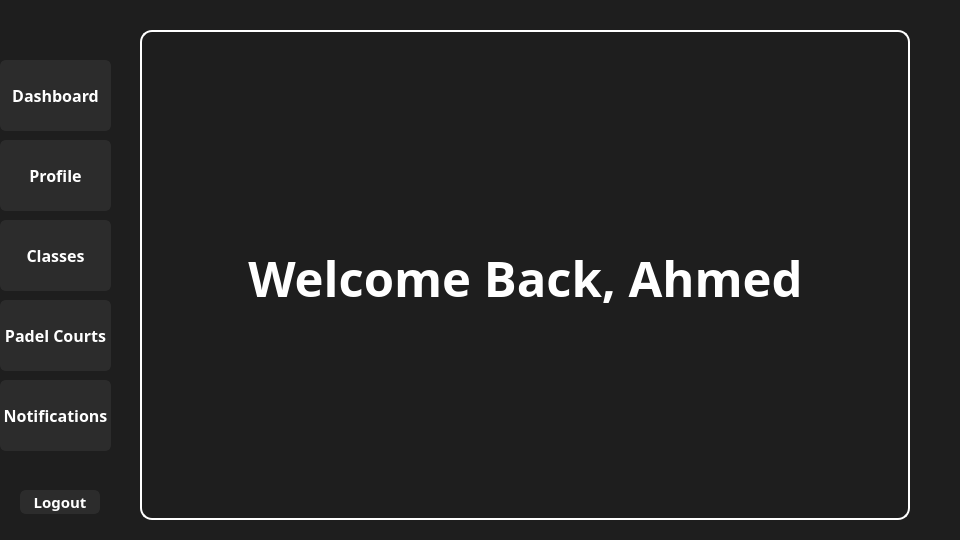
<?xml version="1.0" encoding="UTF-8"?>
<ui version="4.0">
 <class>HomepageClass</class>
 <widget class="QWidget" name="HomepageClass">
  <property name="geometry">
   <rect>
    <x>0</x>
    <y>0</y>
    <width>960</width>
    <height>540</height>
   </rect>
  </property>
  <property name="windowTitle">
   <string>Form</string>
  </property>
  <property name="styleSheet">
   <string notr="true"/>
  </property>
  <widget class="QStackedWidget" name="Pages">
   <property name="geometry">
    <rect>
     <x>140</x>
     <y>30</y>
     <width>770</width>
     <height>490</height>
    </rect>
   </property>
   <property name="styleSheet">
    <string notr="true">QStackedWidget#Pages{
border: 2px solid white;
border-radius: 12px;
}</string>
   </property>
   <widget class="QWidget" name="page">
    <property name="styleSheet">
     <string notr="true">background-color: transparent;</string>
    </property>
    <widget class="QLabel" name="welcome">
     <property name="geometry">
      <rect>
       <x>8</x>
       <y>15</y>
       <width>751</width>
       <height>461</height>
      </rect>
     </property>
     <property name="font">
      <font>
       <family>Futura</family>
       <pointsize>37</pointsize>
       <bold>true</bold>
      </font>
     </property>
     <property name="styleSheet">
      <string notr="true">color: white;
background-color: transparent;
</string>
     </property>
     <property name="text">
      <string>Welcome Back, Ahmed</string>
     </property>
     <property name="alignment">
      <set>Qt::AlignmentFlag::AlignCenter</set>
     </property>
    </widget>
    <widget class="QLabel" name="logo">
     <property name="geometry">
      <rect>
       <x>300</x>
       <y>60</y>
       <width>131</width>
       <height>31</height>
      </rect>
     </property>
     <property name="text">
      <string/>
     </property>
     <property name="pixmap">
      <pixmap>assets/XFitLogo.png</pixmap>
     </property>
     <property name="scaledContents">
      <bool>true</bool>
     </property>
    </widget>
   </widget>
  </widget>
  <widget class="QLabel" name="Background">
   <property name="geometry">
    <rect>
     <x>0</x>
     <y>0</y>
     <width>960</width>
     <height>540</height>
    </rect>
   </property>
   <property name="styleSheet">
    <string notr="true">background-color:#1e1e1e;</string>
   </property>
   <property name="text">
    <string/>
   </property>
  </widget>
  <widget class="QWidget" name="Panel" native="true">
   <property name="geometry">
    <rect>
     <x>-40</x>
     <y>50</y>
     <width>161</width>
     <height>471</height>
    </rect>
   </property>
   <property name="styleSheet">
    <string notr="true">QWidget#widget{
    border-radius: 14px;
    border: 2px solid white ;
}</string>
   </property>
   <widget class="QPushButton" name="Dashboard">
    <property name="geometry">
     <rect>
      <x>40</x>
      <y>10</y>
      <width>111</width>
      <height>71</height>
     </rect>
    </property>
    <property name="font">
     <font>
      <family>Futura</family>
      <pointsize>12</pointsize>
      <bold>true</bold>
     </font>
    </property>
    <property name="styleSheet">
     <string notr="true">QPushButton {
    background-color: #2c2c2c;      /* Dark default */
    color: white;
    border: 2px solid #2c2c2c;
    border-radius: 6px;
}

QPushButton:hover {
    background-color: #8B50FF ;      /* Blue on hover */
    border: 2px solid #8B50FF ;
    color: white;
}

QPushButton:pressed {
    background-color: #6F3FCC; /* Darker shade of #3498db */
}</string>
    </property>
    <property name="text">
     <string>Dashboard</string>
    </property>
   </widget>
   <widget class="QPushButton" name="Profile">
    <property name="geometry">
     <rect>
      <x>40</x>
      <y>90</y>
      <width>111</width>
      <height>71</height>
     </rect>
    </property>
    <property name="font">
     <font>
      <family>Futura</family>
      <pointsize>12</pointsize>
      <bold>true</bold>
     </font>
    </property>
    <property name="styleSheet">
     <string notr="true">QPushButton {
    background-color: #2c2c2c;      /* Dark default */
    color: white;
    border: 2px solid #2c2c2c;
    border-radius: 6px;
}

QPushButton:hover {
    background-color: #8B50FF ;      /* Blue on hover */
    border: 2px solid #8B50FF ;
    color: white;
}

QPushButton:pressed {
    background-color: #6F3FCC; /* Darker shade of #3498db */
}</string>
    </property>
    <property name="text">
     <string>Profile</string>
    </property>
   </widget>
   <widget class="QPushButton" name="Classes">
    <property name="geometry">
     <rect>
      <x>40</x>
      <y>170</y>
      <width>111</width>
      <height>71</height>
     </rect>
    </property>
    <property name="font">
     <font>
      <family>Futura</family>
      <pointsize>12</pointsize>
      <bold>true</bold>
     </font>
    </property>
    <property name="styleSheet">
     <string notr="true">QPushButton {
    background-color: #2c2c2c;      /* Dark default */
    color: white;
    border: 2px solid #2c2c2c;
    border-radius: 6px;
}

QPushButton:hover {
    background-color: #8B50FF ;      /* Blue on hover */
    border: 2px solid #8B50FF ;
    color: white;
}

QPushButton:pressed {
    background-color: #6F3FCC; /* Darker shade of #3498db */
}</string>
    </property>
    <property name="text">
     <string>Classes</string>
    </property>
   </widget>
   <widget class="QPushButton" name="Courts">
    <property name="geometry">
     <rect>
      <x>40</x>
      <y>250</y>
      <width>111</width>
      <height>71</height>
     </rect>
    </property>
    <property name="font">
     <font>
      <family>Futura</family>
      <pointsize>12</pointsize>
      <bold>true</bold>
     </font>
    </property>
    <property name="styleSheet">
     <string notr="true">QPushButton {
    background-color: #2c2c2c;      /* Dark default */
    color: white;
    border: 2px solid #2c2c2c;
    border-radius: 6px;
}

QPushButton:hover {
    background-color: #8B50FF ;      /* Blue on hover */
    border: 2px solid #8B50FF ;
    color: white;
}

QPushButton:pressed {
    background-color: #6F3FCC; /* Darker shade of #3498db */
}</string>
    </property>
    <property name="text">
     <string>Padel Courts</string>
    </property>
   </widget>
   <widget class="QPushButton" name="Notifications">
    <property name="geometry">
     <rect>
      <x>40</x>
      <y>330</y>
      <width>111</width>
      <height>71</height>
     </rect>
    </property>
    <property name="font">
     <font>
      <family>Futura</family>
      <pointsize>12</pointsize>
      <bold>true</bold>
     </font>
    </property>
    <property name="styleSheet">
     <string notr="true">QPushButton {
    background-color: #2c2c2c;      /* Dark default */
    color: white;
    border: 2px solid #2c2c2c;
    border-radius: 6px;
}

QPushButton:hover {
    background-color: #8B50FF ;      /* Blue on hover */
    border: 2px solid #8B50FF ;
    color: white;
}

QPushButton:pressed {
    background-color: #6F3FCC; /* Darker shade of #3498db */
}</string>
    </property>
    <property name="text">
     <string>Notifications</string>
    </property>
   </widget>
   <widget class="QPushButton" name="Logout">
    <property name="geometry">
     <rect>
      <x>60</x>
      <y>440</y>
      <width>80</width>
      <height>24</height>
     </rect>
    </property>
    <property name="font">
     <font>
      <family>Futura</family>
      <pointsize>11</pointsize>
      <bold>true</bold>
     </font>
    </property>
    <property name="styleSheet">
     <string notr="true">QPushButton {
    background-color: #2c2c2c;      /* Dark default */
    color: white;
    border: 2px solid #2c2c2c;
    border-radius: 6px;
}

QPushButton:hover {
    background-color: #FF0000;      /* Blue on hover */
    border: 2px solid #FF0000;
    color: white;
}

QPushButton:pressed {
    background-color: #c0392b; /* Darker red */
}</string>
    </property>
    <property name="text">
     <string>Logout</string>
    </property>
   </widget>
  </widget>
  <zorder>Background</zorder>
  <zorder>Pages</zorder>
  <zorder>Panel</zorder>
 </widget>
 <resources/>
 <connections/>
</ui>
